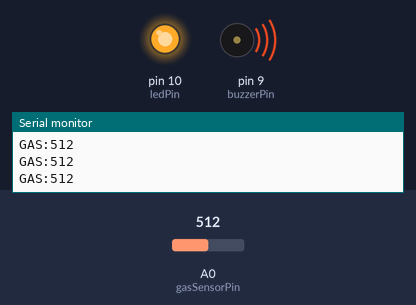
This sketch was run on a simulated Arduino Uno, built with avr-gcc and run on an emulated ATmega328P. Shown: output pins drawn as LEDs (lit = HIGH), buzzer (waves = sounding, pin HIGH), the last lines printed to the serial monitor. The inputs (shaded band) are chosen by the test bench; at power-on: A0 (gasSensorPin) = 512.

Above: at 1.2 s.
1.3 s: A0 (gasSensorPin) set to 360
2.8 s: A0 (gasSensorPin) set to 332
At 4.0 s:
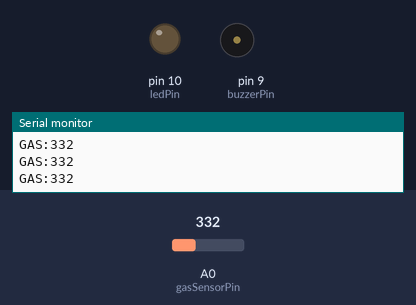
4.5 s: A0 (gasSensorPin) set to 511
At 5.2 s:
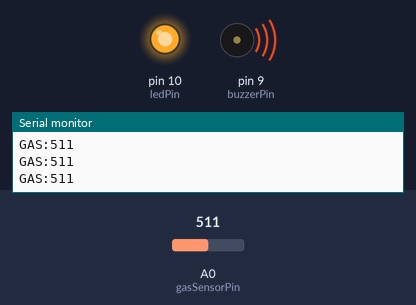
6.0 s: A0 (gasSensorPin) set to 340
At 6.4 s:
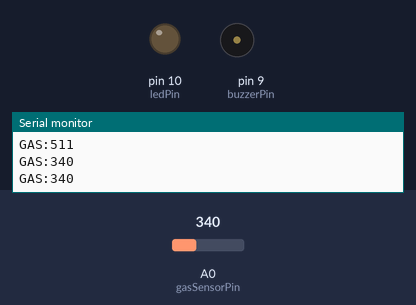
Timing chart, 0 to 8.5 s (numbered marks = the images above; inputs shaded):
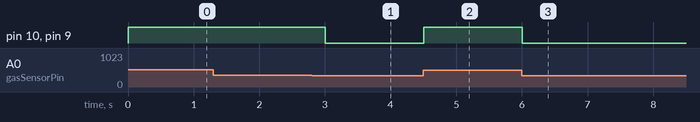

The sketch:

Gas_leakage_sketch.ino
```cpp
int ledPin = 10;
int buzzerPin = 9;
int gasSensorPin = A0;
int gasValue = 0;
int threshold = 350;

void setup() {
  pinMode(ledPin, OUTPUT);
  pinMode(buzzerPin, OUTPUT);
  Serial.begin(9600);
}

void loop() {
  gasValue = analogRead(gasSensorPin);

  // Send gas value to Node.js
  Serial.print("GAS:");
  Serial.println(gasValue);

  if (gasValue > threshold) {
    digitalWrite(ledPin, HIGH);
    digitalWrite(buzzerPin, HIGH);
  } else {
    digitalWrite(ledPin, LOW);
    digitalWrite(buzzerPin, LOW);
  }

  delay(300);
}
```

Measured:
- the behaviour switches between 351 and 350 on A0 (gasSensorPin) (found by bisection; images 0 and 1)
- after the input at 2.8 s, pin 10 (ledPin), pin 9 (buzzerPin): HIGH → LOW after 0.20 s
- after the input at 4.5 s, pin 10 (ledPin), pin 9 (buzzerPin): LOW → HIGH at once
- after the input at 6.0 s, pin 10 (ledPin), pin 9 (buzzerPin): HIGH → LOW at once
